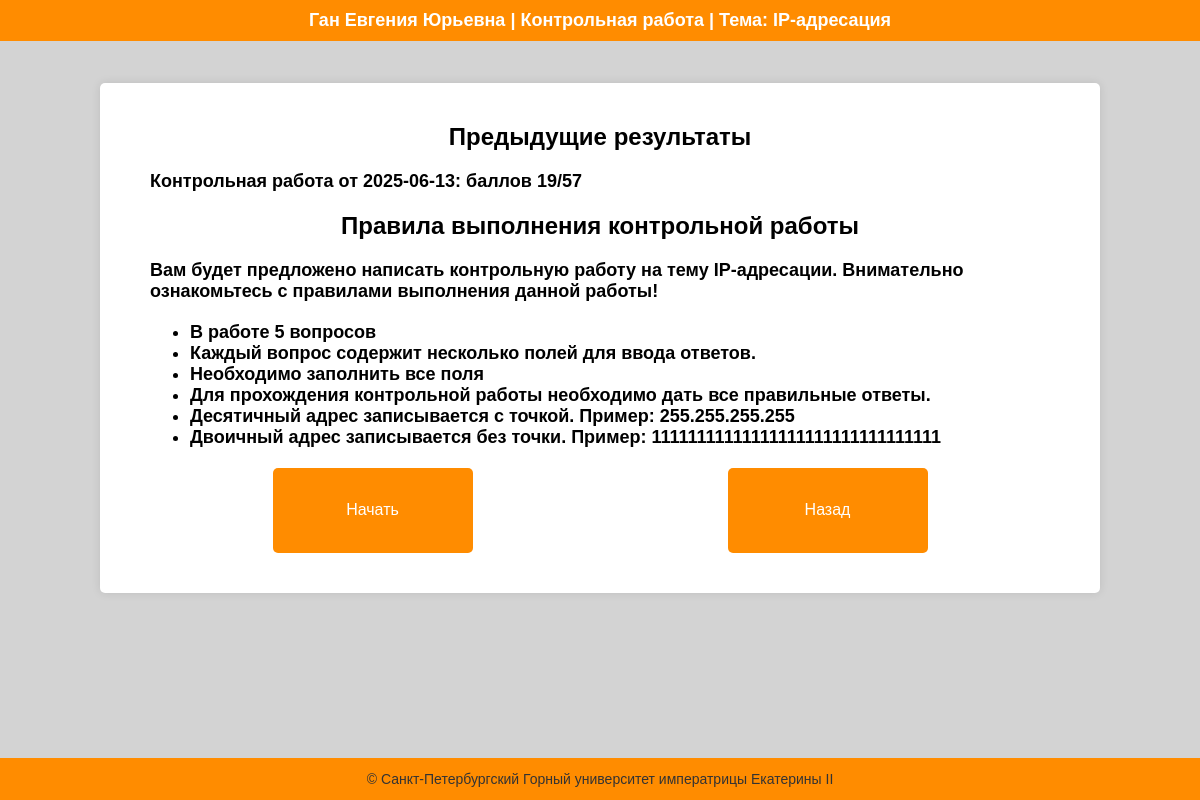
The page /exercise_work_homepage/Ган Евгения Юрьевна on the database its author committed.
### db_tables.py (models this page shows, shortened)
class Student(Base):
    __tablename__ = 'students'
    id_student = Column(Integer, primary_key=True, autoincrement=True)
    full_name = Column(String, nullable=False)
    group_id = Column(Integer, ForeignKey('groups.id_group'))
    group = relationship("Group", back_populates="students")
    test_results = relationship("TestResults", back_populates="student")

class TestResults(Base):
    __tablename__ = 'test_results'
    id_test = Column(Integer, primary_key=True, autoincrement=True)
    student_id = Column(Integer, ForeignKey('students.id_student'))
    test_score = Column(String, nullable=False)
    date = Column(Date, nullable=False)
    passed = Column(Boolean, nullable=False)
    student = relationship("Student", back_populates="test_results")

### routes.py (the view)
    @app.route('/exercise_work_homepage/<student>')
    def exercise_work_homepage(student):
        session['student_id'] = get_student_id_db(student)[0]
        can_do_test = True
        results = get_student_results_db(session['student_id'])
        for result in results:
            if result[1] == date.today:
                can_do_test = False
        session['current_task'] = 1
        session['true_answers'] = 0
        session['all_answers'] = 0
        return render_template('exercise_work_homepage.html', student=student, results=results, can_do_test=can_do_test)

### db.py (called while the page is built)
def get_student_id_db(student):
    with Session(engine) as session:
        student_id = session.query(Student.id_student).where(Student.full_name == student).first()
        return student_id

def get_student_results_db(student_id):
    with Session(engine) as session:
        results = session.query(TestResults.date, TestResults.test_score).where(TestResults.student_id == student_id).all()
    return results

### templates/exercise_work_homepage.html
{% extends "base.html" %}
{% block header_title %} {{ student }} | Контрольная работа | Тема: IP-адресация {% endblock %}
{% block content %}
        {% if results %}
            <h2> Предыдущие результаты </h2>
            {% for result in results %}
                <div>
                    <text> Контрольная работа от {{ result[0] }}: баллов {{ result[1] }} </text><br>
                </div>
            {% endfor %}
        {% endif %}
        <h2> Правила выполнения контрольной работы </h2>
        <text> Вам будет предложено написать контрольную работу на тему IP-адресации. <strong> Внимательно ознакомьтесь с правилами выполнения данной работы! </strong> <text>
        <ul>
            <li> В работе 5 вопросов </li>
            <li> Каждый вопрос содержит несколько полей для ввода ответов. </li>
            <li> Необходимо заполнить все поля </li>
            <li> Для прохождения контрольной работы необходимо дать все правильные ответы. </li>
            <li> Десятичный адрес записывается с точкой. <strong> Пример: 255.255.255.255</strong> </li>
            <li> Двоичный адрес записывается без точки. <strong> Пример: 11111111111111111111111111111111 </strong> </li>
        </ul>
        <div class="button-container">
            {% if can_do_test %}
                <a href="{{ url_for('task', student=student)}}"><button class="button">Начать</button></a>
            {% else %}
                <text> Вы исчерпали все попытки на сегодня. Возвращайтесь завтра, чтобы попытаться еще раз </text><br>
                <a href="{{ url_for('index') }}"><button class="button">Вернуться</button></a>
            {% endif %}
            <a href="{{ url_for('student_groups') }}"><button class="button">Назад</button></a>
        </div>
{% endblock %}

### static/css/style.css (style rules this page uses)
html { height: 100%; }
body { font-family: Arial, sans-serif; margin: 0; padding: 0; background-color: #D3D3D3; color: #000000; min-height: 100%; display: flex; flex-direction: column; }
.container h2 { text-align: center; }
text { font-size: large; font-weight: 700; }
.button-container { display: flex; flex-wrap: wrap; justify-content: space-around; gap: 10px; margin: 20px 0; }
.button { display: inline-block; padding: 15px 0px; width: 200px; height: 85px; background-color: #FF8C00; color: white; text-decoration: none; border: none; border-radius: 5px; cursor: pointer; font-size: 16px; text-align: center; box-sizing: border-box; }
a { color: #FF8C00; text-decoration: none; }
ul { margin: 20px 0; }

### rows shown on the page
Student: full_name "Ган Евгения Юрьевна"
TestResults: date "2025-06-13", test_score "19/57"
